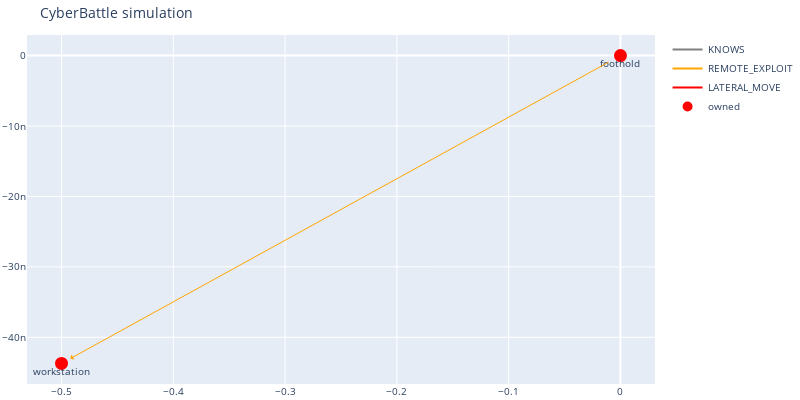

The code cell stored with this chart in its notebook:
### Markdown cell above
exploit remote vulnerability on workstation from foothold to gain admin access

### Code cell
escalate_to_own_workstation = c2.run_remote_attack('foothold','workstation','AdminEscalationVulnerability')
dbg.plot_discovered_network()
c2.print_all_attacks()
c2.total_reward()

### Figure 1 — Plotly figure (JSON) as saved in the notebook; plotly's stock layout.template omitted (floating-point values rounded to 4 significant figures)
{"data": [{"line": {"color": "gray"}, "mode": "lines", "name": "KNOWS", "type": "scatter", "x": [0], "y": [0]}, {"line": {"color": "orange"}, "mode": "lines", "name": "REMOTE_EXPLOIT", "type": "scatter", "x": [0], "y": [0]}, {"line": {"color": "red"}, "mode": "lines", "name": "LATERAL_MOVE", "type": "scatter", "x": [0], "y": [0]}, {"hoverinfo": "text", "marker": {"color": "#D32F2E", "line": {"color": "rgb(255,0,0)", "width": 8}, "size": 5, "symbol": "circle-dot"}, "mode": "markers+text", "name": "owned", "text": ["foothold", "workstation"], "textposition": "bottom center", "type": "scatter", "x": [0, -0.5], "y": [0, -4.371e-08]}, {"hoverinfo": "text", "marker": {"color": "#0e9d00", "line": {"color": "rgb(0,255,0)", "width": 8}, "size": 5, "symbol": "circle-dot"}, "mode": "markers+text", "name": "discovered", "text": [], "textposition": "bottom center", "type": "scatter", "x": [], "y": []}], "layout": {"annotations": [{"align": "center", "arrowcolor": "orange", "arrowhead": 1, "arrowsize": 1, "arrowwidth": 1, "ax": 0, "axref": "x", "ay": 0, "ayref": "y", "hovertext": "REMOTE_EXPLOIT", "opacity": 1, "showarrow": true, "standoff": 10, "startstandoff": 10, "x": -0.5, "xref": "x", "y": -4.371e-08, "yref": "y"}], "autosize": false, "font": {"size": 10}, "height": 400, "hovermode": "closest", "margin": {"b": 15, "l": 2, "r": 2, "t": 35}, "showlegend": true, "title": {"text": "CyberBattle simulation"}, "width": 800}}
